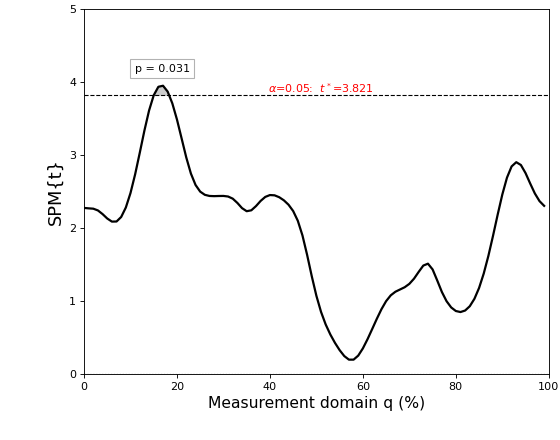

This chart was generated by the following Python code:
import numpy as np
from matplotlib import pyplot
import spm1d
np.random.seed(0)
Y  = np.random.randn(10,100) +0.21
Y  = spm1d.util.smooth(Y, fwhm=10)
t  = spm1d.stats.ttest(Y)
ti = t.inference(alpha=0.05, two_tailed=False)
pyplot.figure(figsize=(7,5.5))
pyplot.axes([0.15,0.15,0.83,0.83])
ti.plot()
ti.plot_threshold_label(fontsize=10)
ti.plot_p_values(size=10, offsets=[(0,0.3)])
pyplot.xlim(0, 100)
pyplot.ylim(0, 5)
pyplot.xlabel('Measurement domain q (%)', size=14)
